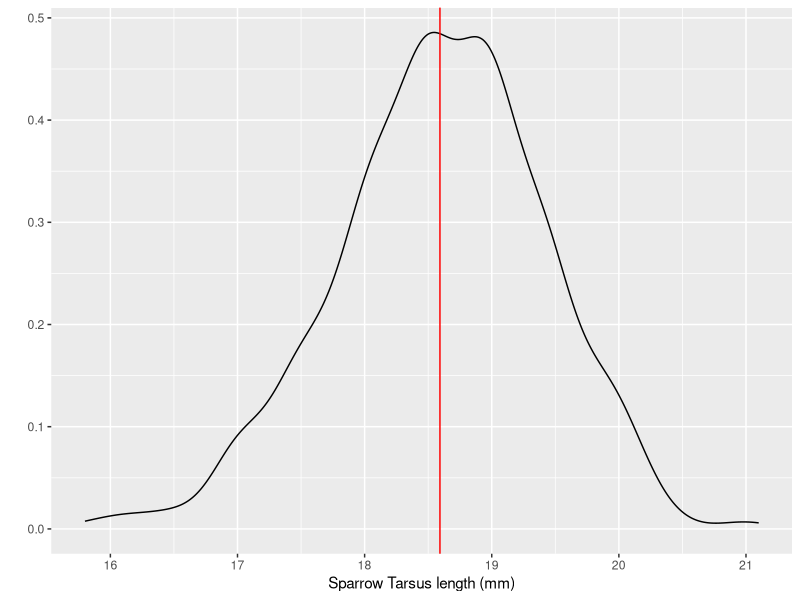
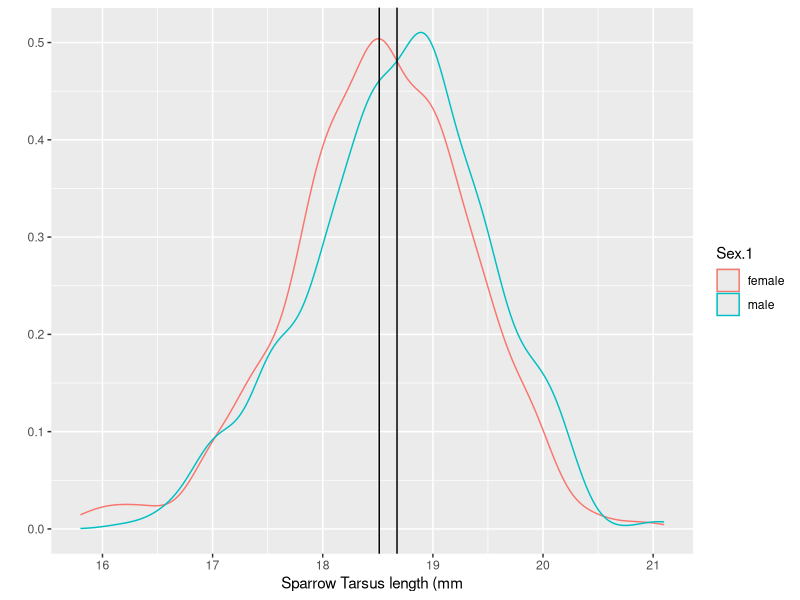

These figures' R source, in order:
#!/usr/bin/Rscript --vanilla 
# GLM Week: Linear Models Catch up 

require(tidyverse)
## Load Data
d <- read.table("../../Week4/data/SparrowSize.txt", header = TRUE)
d <- na.omit(d)

## Centrality and Spread
f <- qplot(d$Tarsus, bins = 10) + labs(x = "Sparrow Tarsus length (mm)")

# Use density plot to see probabilities
p <- qplot(d$Tarsus, geom = "density") + labs(x = "Sparrow Tarsus length (mm)")
p <- p + geom_vline(xintercept = mean(d$Tarsus), colour = I("red"))
print(p) # Notice two peaks around mean... 

# Could be difference in sex...
print(t.test(d$Tarsus~d$Sex)) # Shows two means, with significant difference between them

# Plot agaisnt sex... 
p <- qplot(Tarsus, data = d, geom = "density", colour = Sex.1) + labs(x = "Sparrow Tarsus length (mm") +
  geom_vline(xintercept = mean(d$Tarsus[d$Sex == 0])) + 
  geom_vline(xintercept = mean(d$Tarsus[d$Sex == 1]))

print(p) # See two means 

